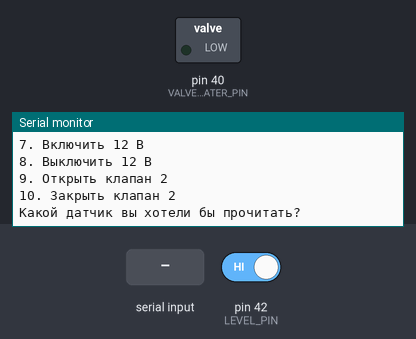
The sketch below on a simulated Arduino Mega 2560, built with avr-gcc and run on an emulated ATmega2560. Parts: switched loads named in the sketch (green lamp = pin HIGH), the last lines printed to the serial monitor. The inputs (shaded band) are chosen by the test bench; at power-on: pin 42 (LEVEL_PIN) HIGH.

Above: at 1.2 s.
1.3 s: "2\n" received over Serial
At 2.9 s:
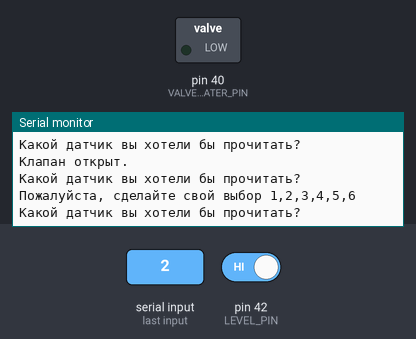
3.8 s: pin 42 (LEVEL_PIN) driven LOW
At 5.0 s:
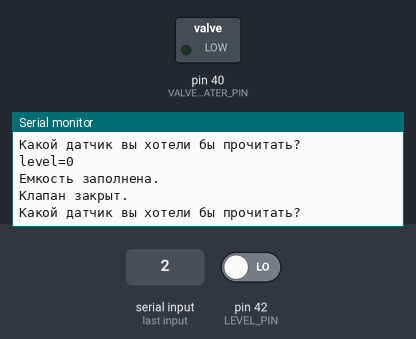
5.3 s: "4\n" received over Serial
At 6.1 s:
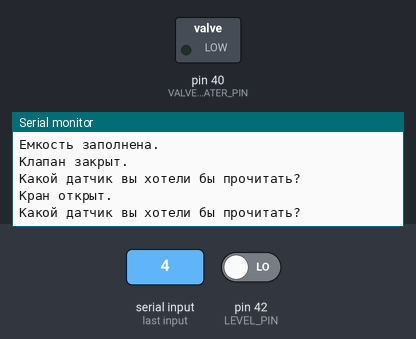
6.8 s: "5\n" received over Serial
At 7.3 s:
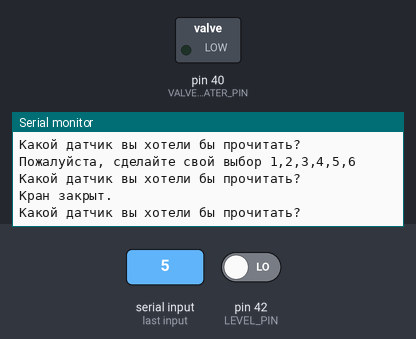

Measured:
- after the input at 1.3 s, the serial monitor: prints a new line at once (image 1)
- after the input at 3.8 s, the serial monitor: prints a new line at once (image 2)
- after the input at 5.3 s, the serial monitor: prints a new line at once (image 3)
- after the input at 6.8 s, the serial monitor: prints a new line at once (image 4)

The sketch:

teplica.ino
```cpp
#include <OneWire.h>
#include <DallasTemperature.h>

#define DC_12V_ON_PIN 25
#define TEMP_PIN 37
#define VALVE_ON_PIN 38 //(TEMP_PIN+1)
#define LEVEL_PIN 42 //39 //(TEMP_PIN+2)
#define VALVE_WATER_PIN 40 //PIN (TEMP_PIN+3)
#define WATER_ON_PIN 41 //(TEMP_PIN+4)
#define VALVE_ON_PIN2 39

OneWire oneWire(TEMP_PIN);  //
byte level=1, savelevel =1;
byte mode=0;

// Pass our oneWire reference to Dallas Temperature.
DallasTemperature dallasTemp(&oneWire);

void setup() {
  Serial.begin(115200);
  pinMode(LEVEL_PIN, INPUT_PULLUP);
 dallasTemp.begin();

  Serial.println("1. Температура");
  Serial.println("2. Открыть клапан");
  Serial.println("3. Закрыть клапан");
  Serial.println("4. Открыть кран");
  Serial.println("5. Закрыть кран");
  Serial.println("6. Датчик уровня");
  Serial.println("7. Включить 12 В");
  Serial.println("8. Выключить 12 В");
  Serial.println("9. Открыть клапан 2");
  Serial.println("10. Закрыть клапан 2");
}
void loop() {
  int menu=0;
  Serial.println("Какой датчик вы хотели бы прочитать? ");
  while (Serial.available() == 0) {
    level = digitalRead(LEVEL_PIN);
    if(level != savelevel){
      savelevel = level;
      level = digitalRead(LEVEL_PIN);
      Serial.println("level="+String(level));
    }
    if(mode==2 && level == 0){
      Serial.println("Емкость заполнена.");
      menu = 3;
      break;
      }
  }

  if(menu == 0)
    menu = Serial.parseInt();

  switch (menu) {
    case 1:
      // код для датчика температуры
        float ft;
    dallasTemp.requestTemperaturesByIndex(0);  // Send the command to get temperatures
      ft = dallasTemp.getTempCByIndex(0);

      Serial.print("Температура: ");
      Serial.println(ft);
      break;
    case 2:
      //
      Serial.println("Клапан открыт.");
      digitalWrite(VALVE_WATER_PIN, HIGH);
      pinMode(VALVE_WATER_PIN, INPUT);

      pinMode(VALVE_ON_PIN, OUTPUT);
      digitalWrite(VALVE_ON_PIN, LOW);
      mode = 2;

      //Serial.println(Rh);
      break;
    case 3:
      //
      Serial.println("Клапан закрыт.");
      digitalWrite(VALVE_WATER_PIN, HIGH);
      pinMode(VALVE_WATER_PIN, INPUT);
      digitalWrite(VALVE_ON_PIN, HIGH);
      pinMode(VALVE_ON_PIN, INPUT);
      mode = 0;
      break;
    case 4:
      //
      Serial.println("Кран открыт.");
      pinMode(VALVE_WATER_PIN, OUTPUT);
      digitalWrite(VALVE_WATER_PIN, HIGH);
      pinMode(VALVE_WATER_PIN, INPUT);

      pinMode(WATER_ON_PIN, OUTPUT);
      digitalWrite(WATER_ON_PIN, LOW);
    //  pinMode(WATER_ON_PIN1, OUTPUT);
    //  digitalWrite(WATER_ON_PIN1, LOW);

      pinMode(VALVE_WATER_PIN, OUTPUT);
      digitalWrite(VALVE_WATER_PIN, LOW);

      //Serial.println(Rh);
      break;
    case 5:
      //
      Serial.println("Кран закрыт.");
       pinMode(VALVE_WATER_PIN, OUTPUT);
      digitalWrite(VALVE_WATER_PIN, HIGH);
      pinMode(VALVE_WATER_PIN, INPUT);

      pinMode(WATER_ON_PIN, OUTPUT);
      digitalWrite(WATER_ON_PIN, HIGH);
      pinMode(WATER_ON_PIN, INPUT);
    //   pinMode(WATER_ON_PIN1, OUTPUT);
    //  digitalWrite(WATER_ON_PIN1, HIGH);
   //   pinMode(WATER_ON_PIN1, INPUT);
      pinMode(VALVE_WATER_PIN, OUTPUT);
      digitalWrite(VALVE_WATER_PIN, LOW);

      //Serial.println(Rh);
      break;
    case 6:
      //
      byte i;
      i = digitalRead(LEVEL_PIN);
      Serial.print("Датчик уровня:");
      Serial.println(i);
      break;
    case 7:
      //
      Serial.println("12В включено.");
      pinMode(DC_12V_ON_PIN, OUTPUT);
      digitalWrite(DC_12V_ON_PIN, LOW);

      break;
    case 8:
      //
      Serial.println("12В выключено.");
      digitalWrite(DC_12V_ON_PIN, HIGH);
      pinMode(DC_12V_ON_PIN, INPUT);
      break;
    case 9:
      //
      Serial.println("Клапан 2 открыт.");
       pinMode(VALVE_WATER_PIN, OUTPUT);
      digitalWrite(VALVE_WATER_PIN, HIGH);
      pinMode(VALVE_WATER_PIN, INPUT);

      pinMode(VALVE_ON_PIN, OUTPUT);
      digitalWrite(VALVE_ON_PIN, HIGH);

      pinMode(VALVE_ON_PIN2, OUTPUT);
      digitalWrite(VALVE_ON_PIN2, LOW);


      //Serial.println(Rh);
      break;
      case 10:
      //
      Serial.println("Клапан 2 закрыт.");
      digitalWrite(VALVE_WATER_PIN, HIGH);
      pinMode(VALVE_WATER_PIN, INPUT);
      digitalWrite(VALVE_ON_PIN2, HIGH);
      pinMode(VALVE_ON_PIN2, INPUT);
      mode = 0;
      break;
    default:
      Serial.println("Пожалуйста, сделайте свой выбор 1,2,3,4,5,6");
  }

}
```
